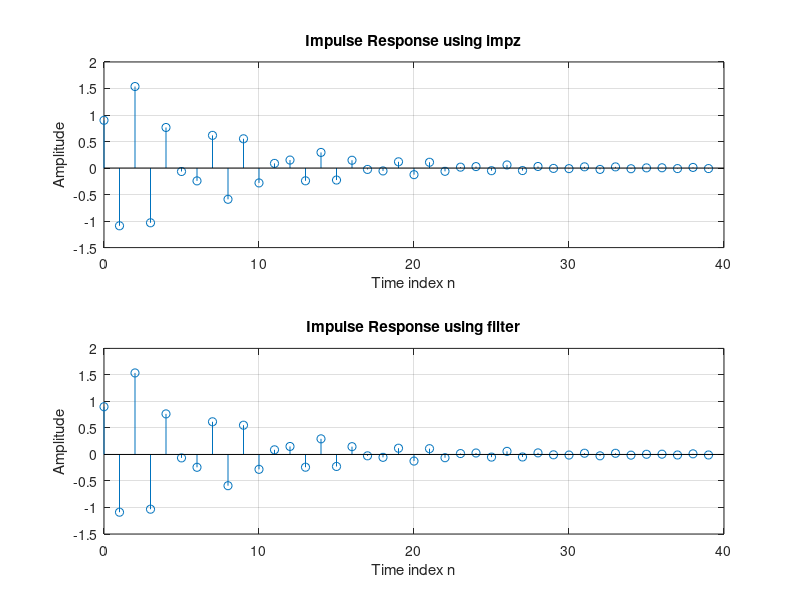

The MATLAB script that drew this image:
clf;

% Define the system coefficients for Step 2(a)
a = [1, 0.71, -0.46, -0.62];
b = [0.9, -0.45, 0.35, 0.002];

% Determine the length of the impulse response
L = 40;

% Calculate the impulse response using impz
h_impz = impz(b, a, L);

% Display the first 40 values of h[n] obtained with impz
disp('Impulse Response using impz:');
disp(h_impz);

% Create an impulse input (an impulse at n = 0)
x = [1, zeros(1, L - 1)]; % Impulse at n = 0, followed by zeros

% Use the filter command to compute the impulse response
h_filter = filter(b, a, x);

% Display the first 40 values of h[n] obtained with filter
disp('Impulse Response using filter:');
disp(h_filter);

% Compare the results obtained with impz and filter
if isequal(h_impz, h_filter)
    disp('The impulse responses obtained with impz and filter are identical.');
else
    disp('The impulse responses obtained with impz and filter are not identical.');
end

% Plot the impulse response obtained with impz
subplot(2, 1, 1);
stem(0:L-1, h_impz);
xlabel('Time index n');
ylabel('Amplitude');
title('Impulse Response using impz');
grid;

% Plot the impulse response obtained with filter
subplot(2, 1, 2);
stem(0:L-1, h_filter);
xlabel('Time index n');
ylabel('Amplitude');
title('Impulse Response using filter');
grid;
